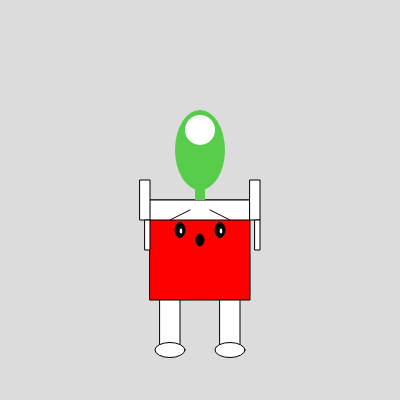
Frame 1 (no input)
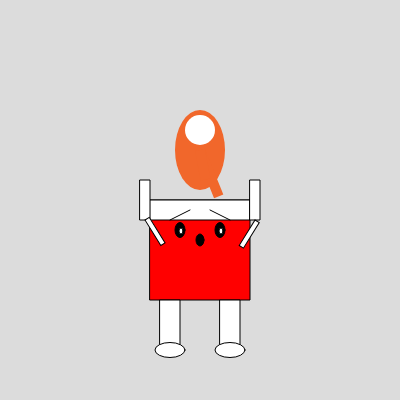
Frame 60 (no input)
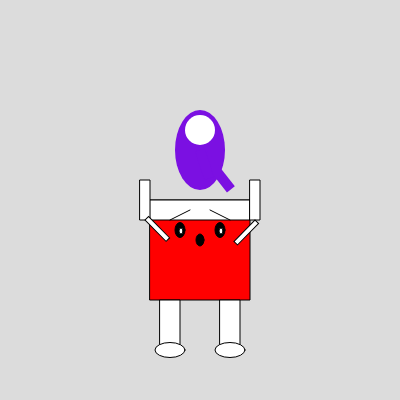
Frame 120 (the mouse pressed at the canvas centre since frame 60)

The p5.js sketch that drew these frames (run headless with seeded random() and noise() and a simulated clock; from frame 60 on, the mouse is pressed at the canvas centre):

// p5.js sketch
// ── sketch.js
let matchmakerColor;
let drumColor;
let angle = 0;
let armAngle = 0;
let drumArmAngle = 0;

function setup() {
  createCanvas(400, 400);
  matchmakerColor = color(random(255), random(255), random(255));
  drumColor = color(255, 0, 0);
  frameRate(30);
}

function draw() {
  background(220);

  // Draw the drum
  drawDrum();

  // Draw the matchmaker
  drawMatchmaker();

  // Update angles for animations
  angle += 0.1;
  armAngle = sin(frameCount * 0.1) * 0.5;
  drumArmAngle = sin(frameCount * 0.2) * 0.8;
}

function drawDrum() {
  // Drum body
  fill(drumColor);
  stroke(0);
  rect(150, 200, 100, 100);

  // Drum surface (white)
  fill(255);
  rect(150, 200, 100, 20);

  // Drum face
  fill(0);
  // Eyebrows
  line(170, 220, 190, 210); // Left eyebrow
  line(230, 220, 210, 210); // Right eyebrow
  // Eyes
  ellipse(180, 230, 10, 15); // Left eye
  ellipse(220, 230, 10, 15); // Right eye
  fill(255);
  ellipse(181, 231, 4, 6); // Left eye highlight
  ellipse(221, 231, 4, 6); // Right eye highlight
  // Nose
  fill(0);
  ellipse(200, 240, 8, 12);

  // Drum arms
  fill(255);
  // Large arms (stationary)
  rect(140, 180, 10, 40); // Left arm
  rect(250, 180, 10, 40); // Right arm
  // Small arms (moving)
  push();
  translate(145, 220);
  rotate(drumArmAngle);
  rect(0, 0, 5, 30); // Left small arm
  pop();
  push();
  translate(255, 220);
  rotate(-drumArmAngle);
  rect(0, 0, 5, 30); // Right small arm
  pop();

  // Drum legs
  fill(255);
  rect(160, 300, 20, 50); // Left leg
  rect(220, 300, 20, 50); // Right leg
  // Drum feet
  ellipse(170, 350, 30, 15); // Left foot
  ellipse(230, 350, 30, 15); // Right foot
}

function drawMatchmaker() {
  // Matchmaker body
  matchmakerColor = color(random(255), random(255), random(255));
  fill(matchmakerColor);
  noStroke();
  ellipse(200, 150, 50, 80);

  // Matchmaker face (white)
  fill(255);
  ellipse(200, 130, 30, 30);

  // Matchmaker arms
  // Big arm (parallel to the ground)
  push();
  translate(200, 150);
  rotate(angle);
  fill(matchmakerColor);
  rect(-5, 0, 10, 50);
  pop();
  // Small arm (moving up and down)
  push();
  translate(200, 150);
  rotate(armAngle);
  fill(matchmakerColor);
  rect(-5, 0, 10, 30);
  pop();
}
